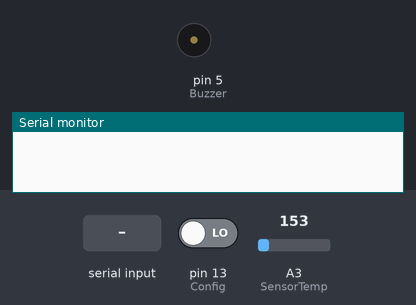
Bench run of a sketch on a simulated Arduino Uno, built with avr-gcc and run on an emulated ATmega328P. Shown: buzzer (waves = sounding), the last lines printed to the serial monitor. The inputs (shaded band) are chosen by the test bench; at power-on: pin 13 (Config) LOW, A3 (SensorTemp) = 153.

Above: at 1.2 s.
1.3 s: "temperatura" received over Serial
4.2 s: "on" received over Serial
At 6.0 s:
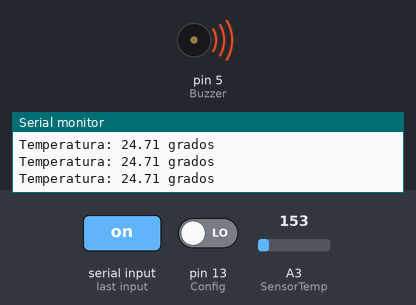
Timing chart, 0 to 13.2 s (numbered marks = the images above; inputs shaded):
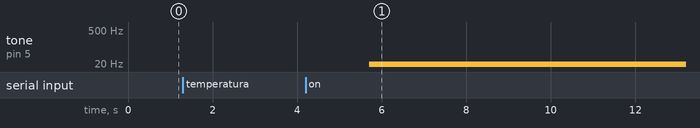

Measured:
- after the input at 4.2 s, tone on pin 5 (Buzzer): silent → 5 Hz after 1.5 s, → 10 Hz 3.0 s later, → 15 Hz 3.0 s later

The sketch:

C_digo_TP_15_-_Marquez_Mariel.ino
```cpp
//Librería
#include <SoftwareSerial.h>
SoftwareSerial BT( 7 , 8 );

//Leds
#define LedA 9
#define LedR 10
#define LedV 11

//Buzzer
#define Buzzer 5

//Sensor de temperatura
#define SensorTemp 3

//Interruptor deslizante
#define Config 13

String dato;

//////////////
void setup()
{
  //Monitor Serial
  Serial.begin( 9600 );

  pin();

}//Fin setup

//////////////
void loop()
{
  configuracionBT();

  if(!configuracionBT())
  {
    if(dato == "on")
    {
      ledsON();
    }
    else if(dato == "off")
    {
      ledsOFF();
    }
    else if(dato == "temperatura")
    {
     sensorTemperatura();
    }
  }

}//Fin loop

//////////////
void pin()
{
  int pin[6]={ Config , LedA ,  LedR ,  LedV , Buzzer, SensorTemp };
  int modo[6]={  0   ,   1  ,    1  ,   1   ,   1   ,     0 };

  for( int i = 0 ; i > 5 ; i++ )
  {
    pinMode( pin[i], modo[i] );
  }

}//Fin pin

//////////////
bool configuracionBT()
{
  if( digitalRead( Config ) )
  {
      if( BT.available() )
      {
        Serial.write( BT.read() ) ;
      }
      if( Serial.available() )
      {
        BT.write( Serial.read() );
      }

    return true;
  }

  return false;

}//Fin configurarBT

//////////////
void ledsON()
{
  delay( 500 );

  tone( Buzzer , 5 ) ;

  digitalWrite( LedA , HIGH );
  digitalWrite( LedR , LOW );
  digitalWrite( LedV , LOW );
  delay( 3000 );

  tone( Buzzer , 10 ) ;
  digitalWrite( LedA , LOW );
  digitalWrite( LedR , HIGH );
  digitalWrite( LedV , LOW );
  delay( 3000 );

  tone( Buzzer , 15 ) ;
  digitalWrite( LedA , LOW );
  digitalWrite( LedR , LOW );
  digitalWrite( LedV , HIGH );
  delay( 3000 );

}

//////////////
void ledsOFF()
{
  noTone( Buzzer );

  digitalWrite( LedA , LOW );
  digitalWrite( LedR , LOW );
  digitalWrite( LedV , LOW );
}

//////////////
float sensorTemperatura()
{
  float vol = analogRead( SensorTemp );
  vol = vol * 5.0 ;
  vol /= 1024.0 ;
  float temperatura = ( vol - 0.5 ) * 100;

  Serial.print( "Temperatura: " );
  Serial.print( temperatura );
  Serial.println(" grados");

  return temperatura;

}//Fin sensorTemperatura

//////////////
void serialEvent()
{
  String aux = "";
  while( Serial.available())
  {
    dato = Serial.readString();
  }

}//Fin serialEvent
```
